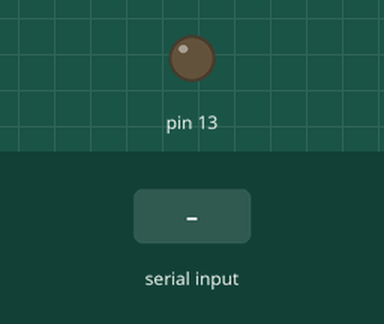
Recording of a sketch running on a simulated Arduino Uno, built with avr-gcc and run on an emulated ATmega328P. On the bench: output pins drawn as LEDs (lit = HIGH). Dashed ring = blinking. The inputs (shaded band) are chosen by the test bench.

Above: at 1.2 s.
1.3 s: "30,150\n" received over Serial
At 1.6 s:
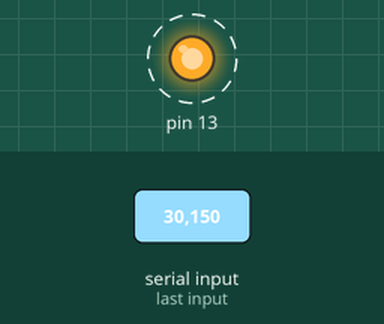
Timing chart, 0 to 10.3 s (numbered marks = the images above; inputs shaded):
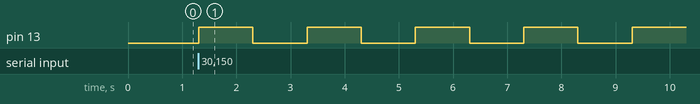

Measured:
- after the input at 1.3 s, pin 13: alternates HIGH for 1.0 s and LOW for 1.0 s, starting at once

The sketch:

123.ino
```cpp
void setup() {
  Serial.begin(9600);
  pinMode(13,OUTPUT);
}
void loop() {
  if(Serial.available()>0)
  {
    int tmp = Serial.read()-48;
    if(tmp==1)
    {
      for(int i=0;i<100000;i++)
      {
        digitalWrite(13,HIGH);
        delay(1000);
        digitalWrite(13,LOW);
        delay(1000);
      }
    }
  }
}
```
